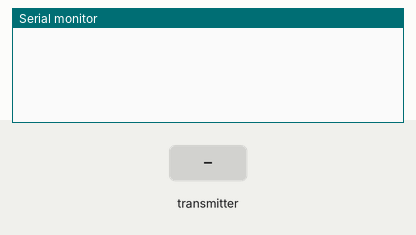
Recording of a sketch running on a simulated ESP8266 (NodeMCU). Parts: the last lines printed to the serial monitor. The test bench sets the inputs (shaded band). EEPROM starts erased.

Above: at 1.2 s.
1.3 s: the transmitter starts sending index = 0
At 1.61 s:
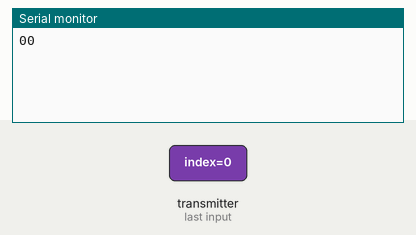
3.3 s: the transmitter starts sending value = 256
At 3.61 s:
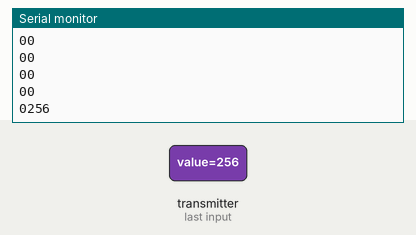
4.8 s: the transmitter starts sending index = 1
At 5.11 s:
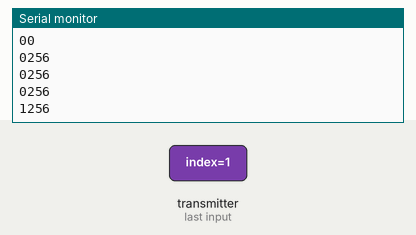
6.3 s: the transmitter starts sending value = 0
At 6.61 s:
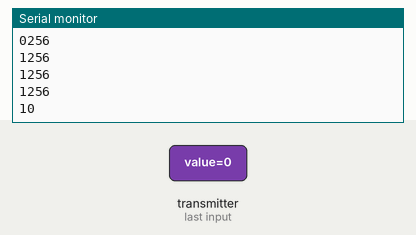
Timing chart, 0 to 8.8 s (numbered marks = the images above; inputs shaded):
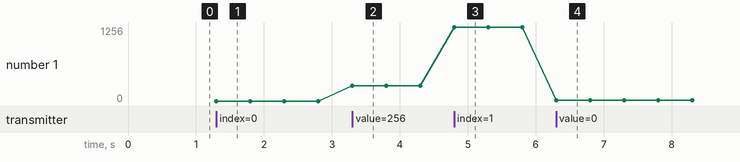

The sketch:

P2P.ino
```cpp
#include <ESP8266WiFi.h>
#include <EEPROM.h>
#include <espnow.h>

int id;
uint8_t self_MAC[6];

// REPLACE WITH RECEIVER MAC Address
const int all_Adress_number = 4;
uint8_t all_broadcastAddress[4][6] = {
  {0x30, 0x83, 0x98, 0x80, 0x36, 0x9D},
  {0x84, 0xCC, 0xA8, 0xA0, 0x4A, 0xAD},
  {0x40, 0xF5, 0x20, 0x3D, 0x32, 0x7E},
  {0x30, 0x83, 0x98, 0x82, 0x25, 0x2D}
};

// Structure example to send data
// Must match the receiver structure
typedef struct struct_message {
  char index;
  int emiter_id;
  int value;
} struct_message;

// Create a struct_message called myData
struct_message myData;


// Callback function that will be executed when data is received
void OnDataRecv(uint8_t * mac, uint8_t *incomingData, uint8_t len) {
  memcpy(&myData, incomingData, sizeof(myData));
  Serial.println(char(myData.index) + String(myData.value));
}

void setup() {
  id = EEPROM.read(0);
  // Init Serial Monitor
  Serial.begin(9600);

  // Set device as a Wi-Fi Station
  WiFi.mode(WIFI_STA);

  // Init ESP-NOW
  if (esp_now_init() != 0) {
    Serial.println("Error initializing ESP-NOW");
    return;
  }

  // Once ESPNow is successfully Init, we will register for Send CB to
  // get the status of Trasnmitted packet
  esp_now_set_self_role(ESP_NOW_ROLE_COMBO);
  esp_now_register_recv_cb(OnDataRecv);

  // Register peer
  for(int i = 0; i < all_Adress_number; i++){
    if(i + 1 != id){
      esp_now_add_peer(all_broadcastAddress[i], ESP_NOW_ROLE_SLAVE, 1, NULL, 0);
    }
  }
}

void loop() {
  if (Serial.available()) {
    // Set values to send
    myData.index = Serial.read();
    myData.emiter_id = id;
    myData.value = Serial.parseInt();
    // Send message via ESP-NOW
    for(int i = 0; i < all_Adress_number; i++){
      if(i + 1 != id){
        esp_now_send(all_broadcastAddress[i], (uint8_t *) &myData, sizeof(myData));
      }
    }
  }
}
```

Measured:
- after the input at 1.3 s, the serial monitor: prints a new line at once (image 1)
- after the input at 3.3 s, the serial monitor: prints a new line at once (image 2)
- after the input at 4.8 s, the serial monitor: prints a new line at once (image 3)
- after the input at 6.3 s, the serial monitor: prints a new line at once (image 4)
- plotted number 1: 0 → 256 after the input at 3.3 s, 256 → 1256 after the input at 4.8 s, 1256 → 10 after the input at 6.3 s
